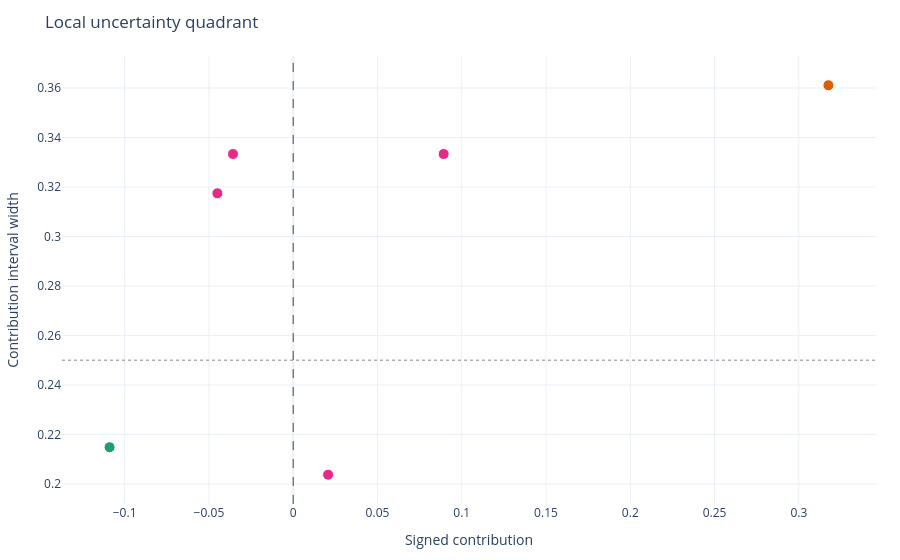

Notebook code for this chart:
### Markdown cell above
## Threshold Overrides

By default the effect threshold is the median absolute contribution and the width
threshold is the median interval width. Both can be overridden for domain-specific
definitions of "large" and "wide".

### Code cell
result_override = classification_explanations.plot(
    style=STYLE_ID,
    show=False,
    effect_threshold=0.05,
    width_threshold=0.25,
    sort_by="status",
)
result_override.extras["figure"]

### Figure 1 — Plotly figure (JSON) as saved in the notebook; plotly's stock layout.template omitted (floating-point values rounded to 4 significant figures)
{"data": [{"customdata": [["13 > -0.37", "13", 0.7803, 0.3176, 0.1865, 0.5476, 0.3611, "large_uncertain"], ["10 > 0.29", "10", 0.6082, -0.1089, -0.2857, -0.0709, 0.2148, "robust_driver"], ["2 > 0.29", "2", 0.8942, 0.0207, -0.119, 0.08466, 0.2037, "sign_uncertain"], ["3 <= 1.75", "3", -0.9418, 0.08929, -0.119, 0.2143, 0.3333, "sign_uncertain"], ["4 <= 0.49", "4", -0.5955, -0.03571, -0.2857, 0.04762, 0.3333, "sign_uncertain"], ["7 > -1.58", "7", -0.4351, -0.03571, -0.2857, 0.04762, 0.3333, "sign_uncertain"], ["8 <= 1.58", "8", -0.8931, 0.08929, -0.119, 0.2143, 0.3333, "sign_uncertain"], ["15 <= 0.72", "15", 0.1511, -0.04497, -0.2857, 0.03175, 0.3175, "sign_uncertain"]], "hovertemplate": "rule: %{customdata[0]}<br>feature: %{customdata[1]}<br>value: %{customdata[2]}<br>contribution: %{customdata[3]:.6g}<br>low: %{customdata[4]:.6g}<br>high: %{customdata[5]:.6g}<br>interval width: %{customdata[6]:.6g}<br>status: %{customdata[7]}<extra></extra>", "marker": {"color": ["#d95f02", "#1b9e77", "#e7298a", "#e7298a", "#e7298a", "#e7298a", "#e7298a", "#e7298a"], "line": {"color": "white", "width": 1}, "size": 11}, "mode": "markers", "name": "rules", "type": "scatter", "x": [0.3176, -0.1089, 0.0207, 0.08929, -0.03571, -0.03571, 0.08929, -0.04497], "y": [0.3611, 0.2148, 0.2037, 0.3333, 0.3333, 0.3333, 0.3333, 0.3175]}], "layout": {"legend": {"title": {"text": "Status"}}, "margin": {"b": 56, "l": 60, "r": 24, "t": 56}, "shapes": [{"line": {"color": "#444444", "dash": "dash", "width": 1}, "type": "line", "x0": 0, "x1": 0, "xref": "x", "y0": 0, "y1": 1, "yref": "y domain"}, {"line": {"color": "#888888", "dash": "dot", "width": 1}, "type": "line", "x0": 0, "x1": 1, "xref": "x domain", "y0": 0.25, "y1": 0.25, "yref": "y"}], "title": {"text": "Local uncertainty quadrant"}, "xaxis": {"title": {"text": "Signed contribution"}}, "yaxis": {"title": {"text": "Contribution interval width"}}}}
